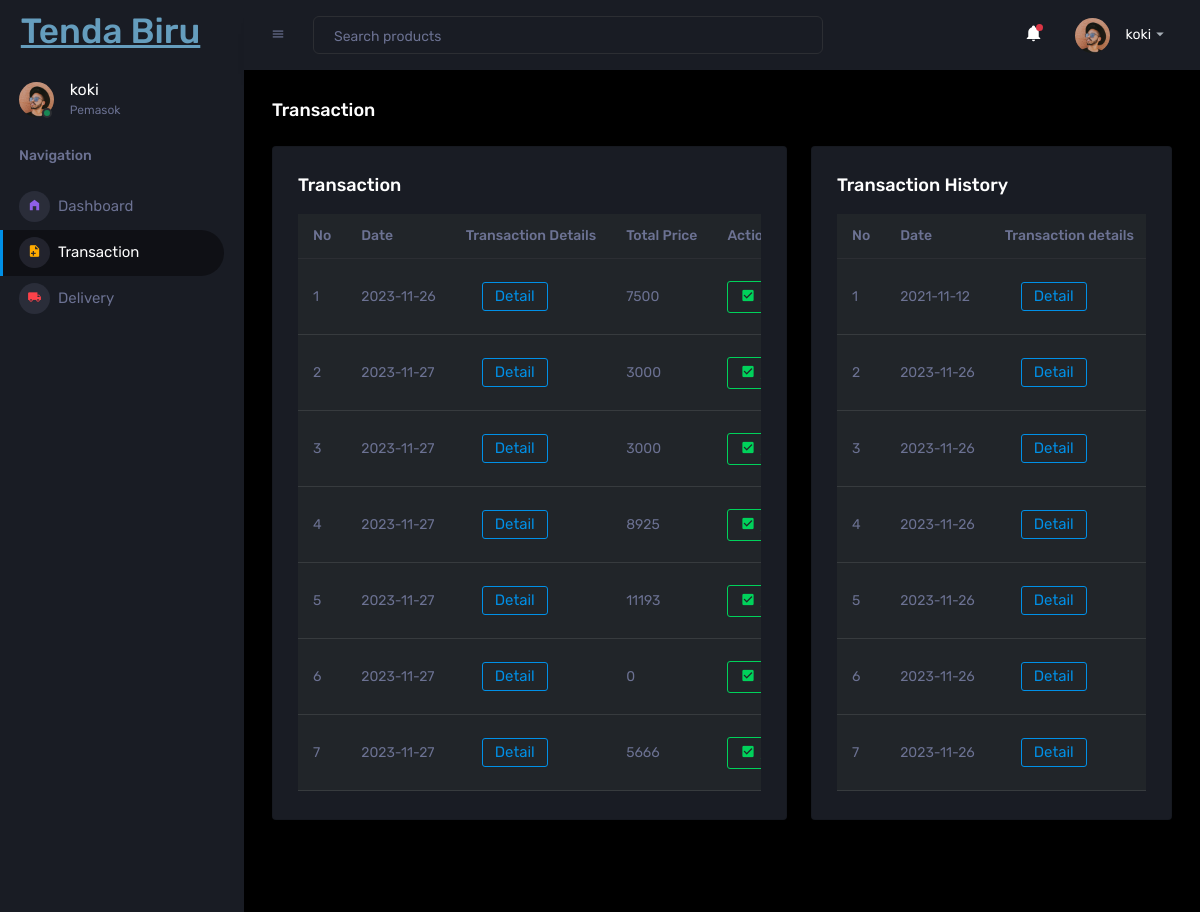
Before: /pages/pemasok/transactionpemasok.php (signed in) with the older database file.
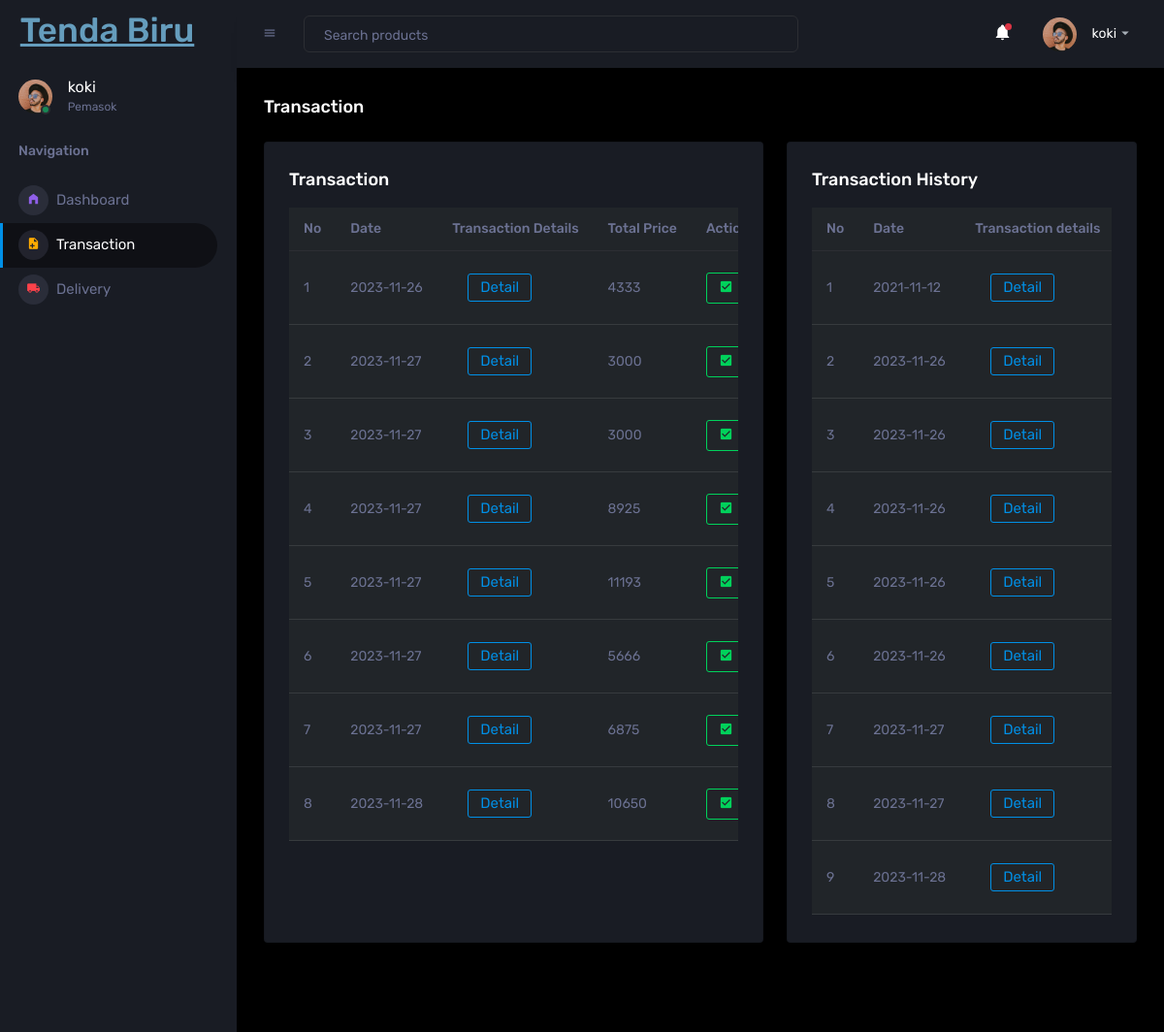
After: the same page with the newer database file.
### tables this page shows
CREATE TABLE IF NOT EXISTS `transaksi` (
  `idTransaksi` int(11) NOT NULL AUTO_INCREMENT,
  `tanggalTransaksi` date DEFAULT NULL,
  `totalHarga` int(11) DEFAULT NULL,
  `status` int(11) DEFAULT NULL,
  `statusReq` int(11) DEFAULT NULL,
  `isKokiReq` int(11) DEFAULT NULL,
  PRIMARY KEY (`idTransaksi`)
);

### pages/pemasok/functions.php (called while the page is built, shortened)
<?php
	$conn = mysqli_connect("localhost", "root", "", "db_tendabiru");
	function read_data($query){
		$transaksi = [];
		global $conn;
		$result = mysqli_query($conn, $query);
		while ($data = mysqli_fetch_assoc($result)){
			$transaksi[] = $data;
		}
		return $transaksi;
	}
?>

### pages/pemasok/transactionpemasok.php (the view, shortened to what the changed rows need)
<?php
require "functions.php";
$reqtransaksi = read_data("SELECT *
            FROM transaksi
            WHERE
            statusReq=1 AND
            status=1");
$riwayattransaksi = read_data("SELECT *
                 FROM transaksi
                 WHERE
                 statusReq=1 AND
                 status IN (2,3)");
?>
<!DOCTYPE html>
<html lang="en">
  <head>
    <link rel="stylesheet" href="../../assets/vendors/mdi/css/materialdesignicons.min.css">
    <link rel="stylesheet" href="../../assets/vendors/css/vendor.bundle.base.css">
    <link rel="stylesheet" href="../../assets/css/style.css">
  </head>
  <body>
    <div class="container-scroller">
      <nav class="sidebar sidebar-offcanvas" id="sidebar">
        <div class="sidebar-brand-wrapper d-none d-lg-flex align-items-center justify-content-center fixed-top">
            <a class="sidebar-brand brand-logo" href="dashboardpemasok.php" style="color: #659DBD;"><h1>Tenda Biru</h1></a>
        </div>
      </nav>
      <div class="container-fluid page-body-wrapper">
        <div class="main-panel">
          <div class="content-wrapper">
            <div class="row">
              <div class="col-lg-7 grid-margin stretch-card">
                <div class="card">
                  <div class="card-body">
                    <div class="table-responsive">
                      <table class="table table-dark">
                        <thead>
                          <tr>
                            <th> No </th>
                            <th> Date </th>
                            <th> Transaction Details </th>
                            <th> Total Price </th>
                            <th> Action </th>
                          </tr>
                        </thead>
                        <tbody>
                          <?php $no = 1 ?>
                          <?php foreach ($reqtransaksi as $trs) : ?>
                          <tr>
                            <td>
                              <?= $no ?>
                            </td>
                            <td>
                              <?= $trs["tanggalTransaksi"] ?>
                            </td>
                            <td>
                              <a class="nav-link" href="transactiondetail.php?id=<?= $trs["idTransaksi"]?>">
                                <button type="button" class="btn btn-outline-primary btn-icon-text"> Detail </button>
                              </a>
                            </td>
                            <td>
                              <?= $trs["totalHarga"]; ?>
                            </td>
                            <td>
                              <div class="d-grid gap-2 d-md-flex justify-content-md-start" >
                                <a href="approve.php?id=<?= $trs["idTransaksi"]?>">
                                  <button type="button" class="btn btn-outline-success btn-icon-text">
                                    <i class="mdi mdi-checkbox-marked"></i>Accept
                                  </button>
                                </a>
                              </div>
                            </td>
                          </tr>
                          <?php $no++ ?>
                          <?php endforeach; ?>
                        </tbody>
                      </table>
                    </div>
                  </div>
                </div>
              </div>
              <div class="col-lg-5 grid-margin stretch-card">
                <div class="card">
                  <div class="card-body">
                    <div class="table-responsive">
                      <table class="table table-dark">
                        <thead>
                          <tr>
                            <th> No </th>
                            <th> Date </th>
                            <th> Transaction details </th>
                          </tr>
                        </thead>
                        <tbody>
                          <?php $no = 1 ?>
                          <?php foreach ($riwayattransaksi as $trs) : ?>
                          <tr>
                            <td>
                              <?= $no ?>
                            </td>
                            <td>
                              <?= $trs["tanggalTransaksi"] ?>
                            </td>
                            <td>
                              <a class="nav-link" href="transactiondetail.php">
                                <button type="button" class="btn btn-outline-primary btn-icon-text"> Detail </button>
                              </a>
                            </td>
                          </tr>
                          <?php $no++ ?>
                          <?php endforeach; ?>
                        </tbody>
                      </table>
                    </div>
                  </div>
                </div>
              </div>
        </div>
      </div>
    </div>
  </body>
</html>

Changed rows visible on the page:
removed transaksi: tanggalTransaksi "2023-11-26", totalHarga "7500", shown under "Transaction"
removed transaksi: tanggalTransaksi "2023-11-26", shown under "Transaction History"
now on this page (row edited): transaksi: tanggalTransaksi "2023-11-26", totalHarga "4333", shown under "Transaction"
added transaksi: tanggalTransaksi "2023-11-27", totalHarga "6875", shown under "Transaction"
added transaksi: tanggalTransaksi "2023-11-28", totalHarga "10650", shown under "Transaction"
changed transaksi (number 15 of 17 on the later page): moves from the list under "Transaction" to the list under "Transaction History"
added transaksi: tanggalTransaksi "2023-11-27", shown under "Transaction History"
added transaksi: tanggalTransaksi "2023-11-28", shown under "Transaction History"
